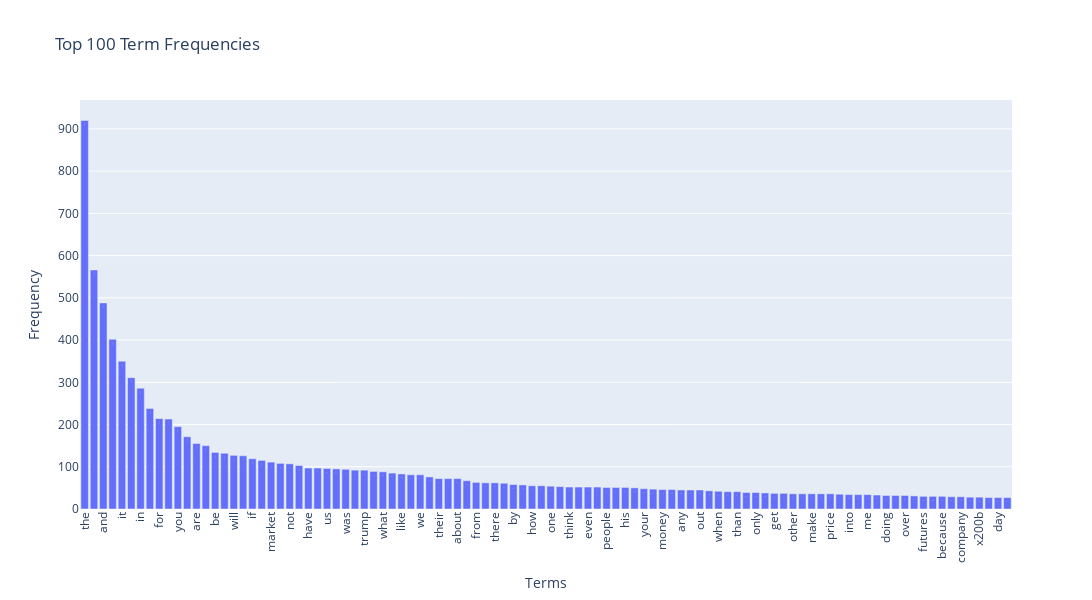

Write notebook code for a chart like this one.
### Code cell
# Exercise 14
# Again I have already implemented this as part of exercise 12 and 13 so here is to code again
import plotly.express as px

term_frequencies = np.asarray(reddit_word_counts.sum(axis=0)).flatten()

# get indices of top N terms, sorted descending
top_terms = 100  
top_idx = np.argsort(term_frequencies)[-top_terms:][::-1]

# build dataframe with selected terms
terms = [count_vect.get_feature_names_out()[i] for i in top_idx]
freqs = term_frequencies[top_idx]
df_plot = pd.DataFrame({"term": terms, "frequency": freqs})

fig = px.bar(df_plot, x="term", y="frequency",
             title=f"Top {top_terms} Term Frequencies",
             labels={"term": "Terms", "frequency": "Frequency"},
             text="frequency")

fig.update_layout(xaxis_tickangle=-90, 
                  height=600, 
                  width=5000)

fig.show()

### Figure 1 — Plotly figure (JSON) as saved in the notebook; plotly's stock layout.template omitted (floating-point values rounded to 4 significant figures)
{"data": [{"hovertemplate": "Terms=%{x}<br>Frequency=%{text}<extra></extra>", "legendgroup": "", "marker": {"color": "#636efa", "pattern": {"shape": ""}}, "name": "", "orientation": "v", "showlegend": false, "text": [920.0, 566.0, 488.0, 402.0, 350.0, 311.0, 286.0, 238.0, 214.0, 213.0, 195.0, 171.0, 155.0, 150.0, 134.0, 132.0, 127.0, 126.0, 119.0, 115.0, 111.0, 108.0, 107.0, 103.0, 97.0, 97.0, 96.0, 95.0, 94.0, 92.0, 92.0, 89.0, 88.0, 85.0, 83.0, 81.0, 81.0, 76.0, 72.0, 72.0, 72.0, 67.0, 63.0, 62.0, 62.0, 61.0, 58.0, 57.0, 55.0, 55.0, 54.0, 53.0, 52.0, 52.0, 52.0, 52.0, 51.0, 51.0, 51.0, 50.0, 48.0, 47.0, 46.0, 46.0, 45.0, 45.0, 45.0, 43.0, 42.0, 41.0, 41.0, 39.0, 39.0, 38.0, 37.0, 37.0, 36.0, 36.0, 36.0, 36.0, 36.0, 35.0, 34.0, 34.0, 34.0, 33.0, 32.0, 32.0, 32.0, 31.0, 30.0, 30.0, 30.0, 29.0, 29.0, 28.0, 28.0, 27.0, 27.0, 27.0], "textposition": "auto", "type": "bar", "x": ["the", "to", "and", "is", "it", "of", "in", "that", "for", "this", "you", "on", "are", "they", "be", "he", "will", "with", "if", "as", "market", "but", "not", "so", "have", "all", "us", "just", "was", "at", "trump", "my", "what", "can", "like", "or", "we", "has", "their", "china", "about", "more", "from", "now", "there", "no", "by", "re", "how", "up", "one", "do", "think", "them", "even", "some", "people", "stock", "his", "going", "your", "an", "money", "good", "any", "would", "out", "see", "when", "who", "than", "tariffs", "only", "why", "get", "been", "other", "time", "make", "him", "price", "want", "into", "don", "me", "then", "doing", "down", "over", "could", "futures", "silver", "because", "right", "company", "still", "x200b", "our", "day", "go"], "xaxis": "x", "y": [920, 566, 488, 402, 350, 311, 286, 238, 214, 213, 195, 171, 155, 150, 134, 132, 127, 126, 119, 115, 111, 108, 107, 103, 97, 97, 96, 95, 94, 92, 92, 89, 88, 85, 83, 81, 81, 76, 72, 72, 72, 67, 63, 62, 62, 61, 58, 57, 55, 55, 54, 53, 52, 52, 52, 52, 51, 51, 51, 50, 48, 47, 46, 46, 45, 45, 45, 43, 42, 41, 41, 39, 39, 38, 37, 37, 36, 36, 36, 36, 36, 35, 34, 34, 34, 33, 32, 32, 32, 31, 30, 30, 30, 29, 29, 28, 28, 27, 27, 27], "yaxis": "y"}], "layout": {"barmode": "relative", "height": 600, "legend": {"tracegroupgap": 0}, "title": {"text": "Top 100 Term Frequencies"}, "width": 5000, "xaxis": {"anchor": "y", "domain": [0, 1], "tickangle": -90, "title": {"text": "Terms"}}, "yaxis": {"anchor": "x", "domain": [0, 1], "title": {"text": "Frequency"}}}}
